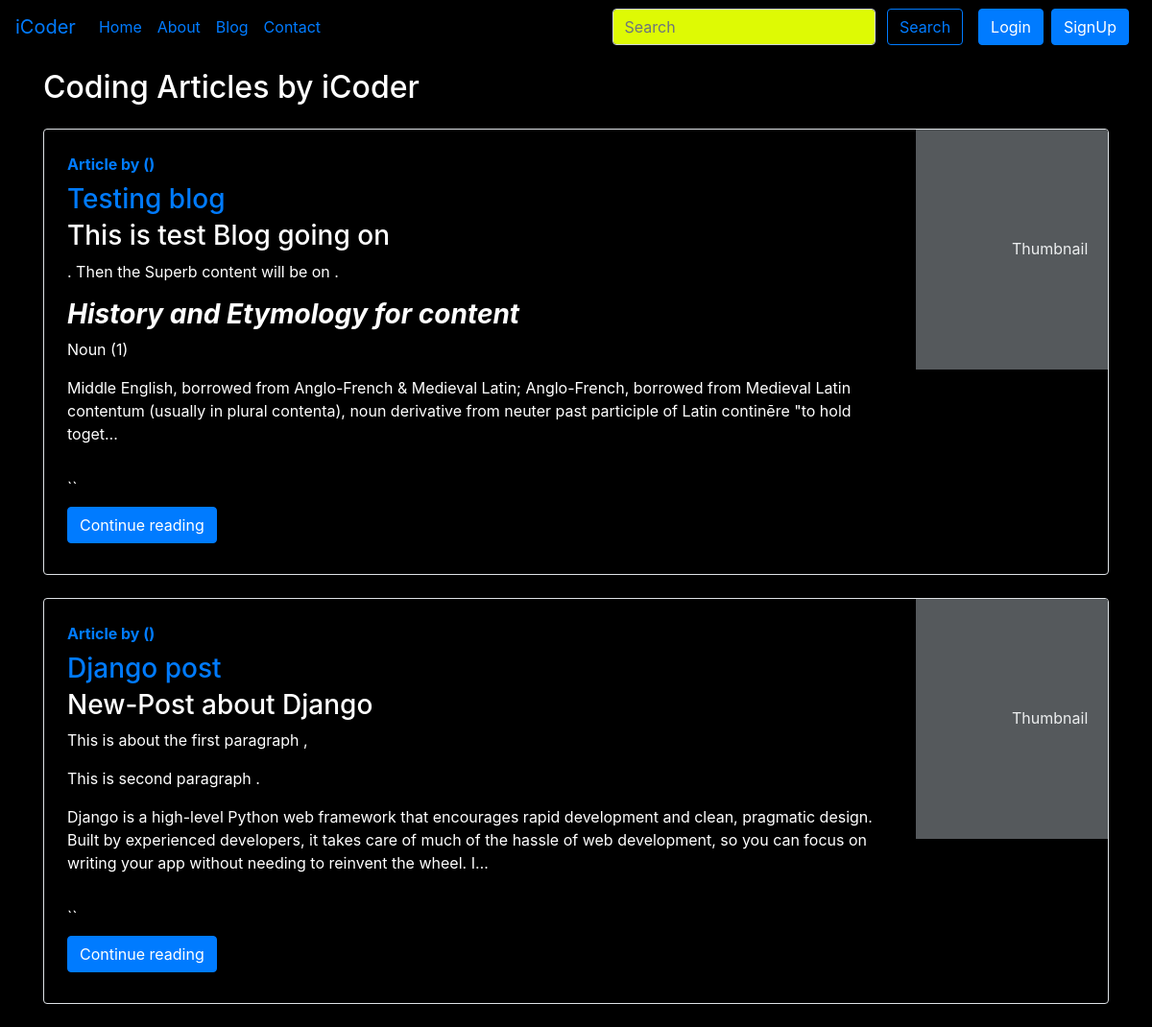
The page /blog/blogHome on the database its author committed.
### blog/models.py (models this page shows)
class Post(models.Model):
    sno = models.AutoField(primary_key=True)
    title = models.CharField(max_length=255)
    author = models.CharField(max_length=14)
    slug = models.CharField(max_length=130)
    views = models.IntegerField(default=0)
    timeStamp = models.DateTimeField(blank=True)
    content = models.TextField()
    def __str__(self):
        return self.slug + " by " + self.author

### blog/views.py (the view)
# urls.py: path('blogHome', views.blogHome, name="blogHome"),
def blogHome(request):
    allPosts = Post.objects.all()
    print(allPosts)
    context = {'allPosts': allPosts}
    return render(request, 'blog/blogHome.html', context)

### home/Templates/blog/blogHome.html (shortened to what this page needs)
{% extends 'base.html' %} {% block title %} BlogHome {% endblock title %}
{%block blogactive %} active {% endblock blogactive %} {% block body %}
<div class="container my-3">
  <h2>Coding Articles by iCoder</h2>
  {% for posts in allPosts %}
  <div class="
      row
      no-gutters
      border
      rounded
      overflow-hidden
      flex-md-row
      mb-4
      shadow-sm
      h-md-250
      my-4
      position-relative
    ">
    <div class="col p-4 d-flex flex-column position-static">
    <strong class="d-inline-block mb-2 text-primary">Article  by {{post.author}} ({{post.views}})</strong>
      <h3 class="mb-0"><a href="/blog/{{posts.slug}}"> {{posts.title}} </a></h3>
      <p class="card-text mb-auto">
      <div class="preview">{{posts.content| truncatechars:400|safe}}</div>
      </p>``
      <div class="my-2">
        <a href="/blog/{{posts.slug}}" role="button" class="btn btn-primary">Continue reading</a>
      </div>
    </div>
    <div class="col-auto d-none d-lg-block">
      <svg class="bd-placeholder-img" width="200" height="250" xmlns="http://www.w3.org/2000/svg"
        preserveAspectRatio="xMidYMid slice" focusable="false" role="img" aria-label="Placeholder: Thumbnail">
        <text x="50%" y="50%" fill="#eceeef" dy=".3em">Thumbnail</text>
      </svg>
    </div>
  </div>
  {% endfor %}
</div>
{% endblock %}

### rows shown on the page
Post: title "Testing blog", content "This is test Blog going on . Then the Superb content will be on . History and Etymology for content Noun (1) Middle English, borrowed from Anglo-French & Medieval Latin; Anglo-French, borrowed from Medieval Latin contentum (usually in plural contenta), noun derivative from neuter past participle of Latin continēre \"to hold toget…"
Post: title "Django post", content "New-Post about Django This is about the first paragraph , This is second paragraph . Django is a high-level Python web framework that encourages rapid development and clean, pragmatic design. Built by experienced developers, it takes care of much of the hassle of web development, so you can focus on writing your app without needing to reinvent the wheel. I…"
